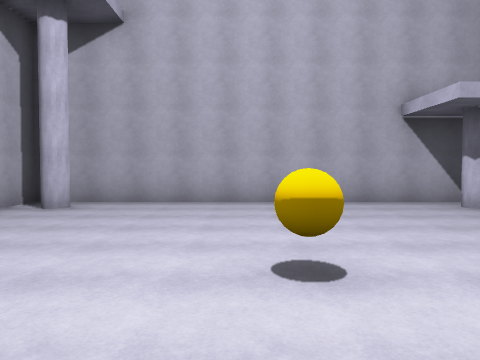
view 1 (above)

15 first-person views from a walk through a scene from a Unity 3-D project. The camera is 1.5 m above the floor, tilts 2° down and sees 70° across. The floor is counted in squares, 2 m on a side. Each view is taken from the middle of a square. On the plan, view 1 faces up. The plan holds only what a view shows up to about 11 squares ahead; the rest is blank. The place goes on beyond the plan. The player character is not drawn.

view 2
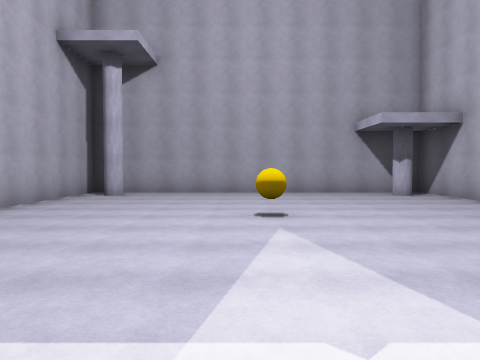

view 3
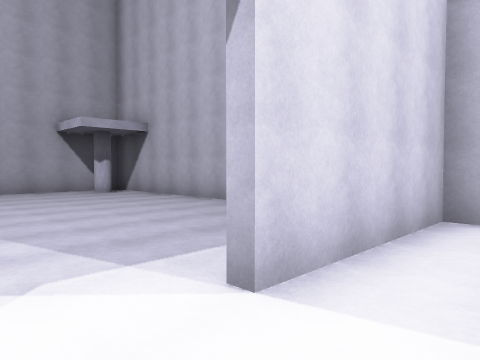

view 4
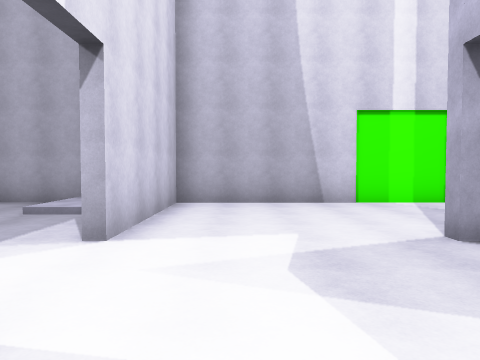

view 5
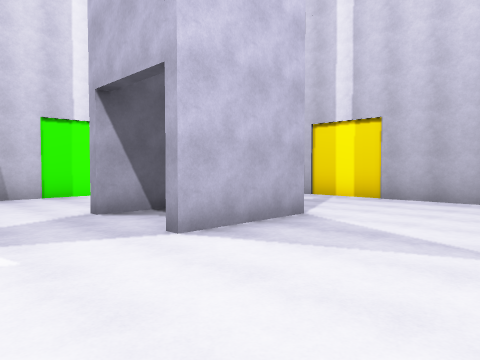

view 6
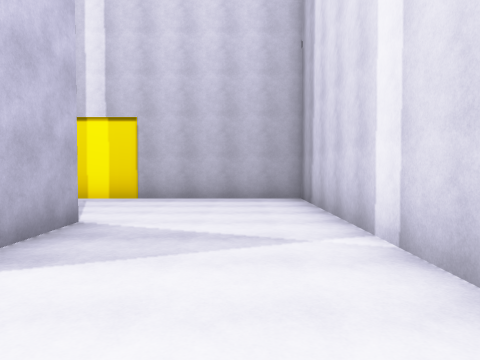

view 7
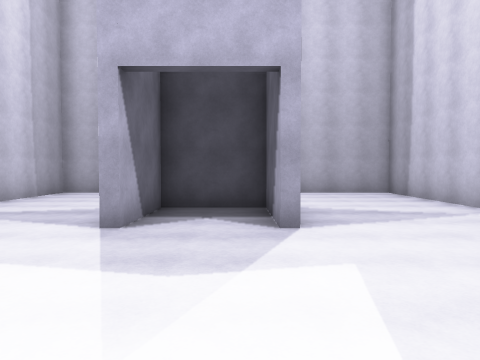

view 8
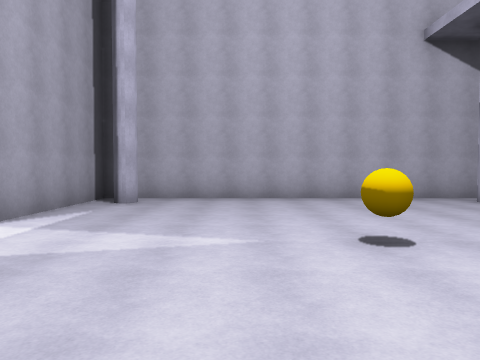

view 9
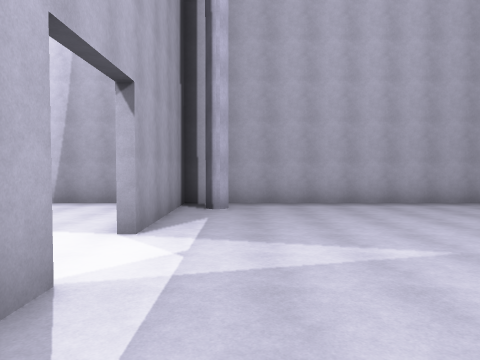

view 10
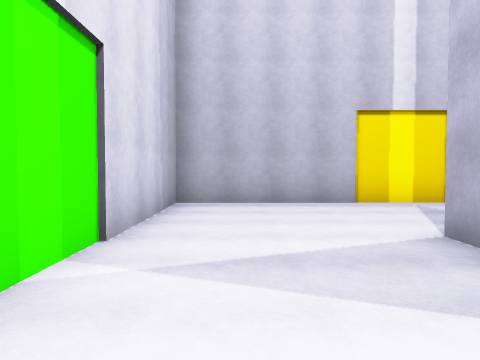

view 11
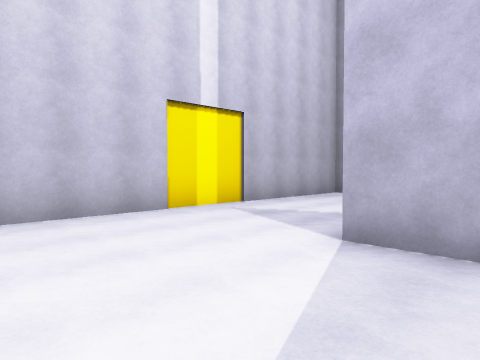

view 12
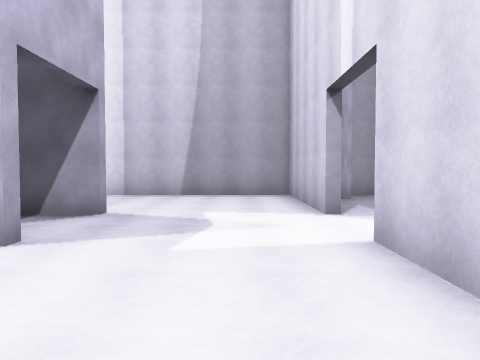

view 13
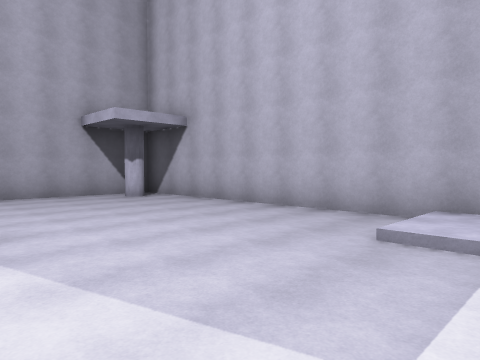

view 14
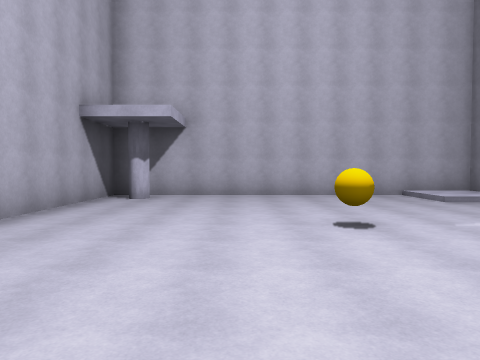

view 15
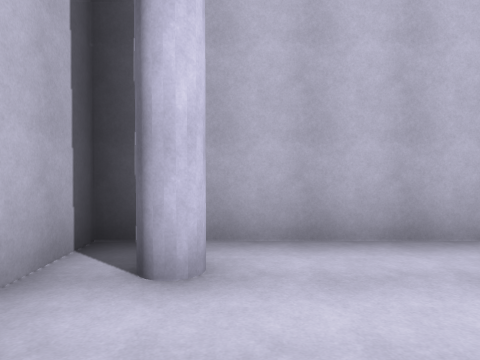

### Floor plan
Ten units are one square. View 1 is at (0, 0); x grows to the right and y downward. Boxes are objects, and circles mark ways between rooms. Rooms are numbered by the first view taken in them; rooms with no view inside come last. Other rooms are left out.
<svg viewBox="-50 -80 110 209">
<path fill="none" stroke="#000" d="M15 24 21 24M55 25 55 -75 -45 -75 -45 24 -5 24M-5 62 -5 85 15 85 15 62M17 61 17 87M-8 89 -8 62M-5 26 -45 26 -45 124 55 124 55 26 15 26"/>
<rect x="-45" y="5" width="10" height="10" fill="#bbb"><title>other object</title></rect>
<rect x="-45" y="-75" width="10" height="10" fill="#bbb"><title>other object</title></rect>
<rect x="-5" y="-35" width="10" height="10" fill="#bbb"><title>other object</title></rect>
<rect x="35" y="-75" width="10" height="10" fill="#bbb"><title>other object</title></rect>
<circle cx="5" cy="20" r="3" fill="#2a7"/>
<text x="0" y="-30">1</text>
<text x="0" y="70">2</text>
</svg>
Room 1 opens to room 2.

Where each view was taken, in squares from view 1:
view 1: 0 up, 0 right, facing up
view 2: 3 down, 0 right, facing up
view 3: 4 down, 0 right, facing up-right
view 4: 4 down, 2 left, facing right
view 5: 4 down, 4 left, facing down-right
view 6: 4 down, 3 left, facing down
view 7: 2 down, 0 right, facing down
view 8: 1 up, 4 right, facing left
view 9: 1 down, 4 right, facing left
view 10: 5 down, 4 right, facing down
view 11: 7 down, 5 right, facing down-left
view 12: 4 down, 5 right, facing left
view 13: 2 down, 0 right, facing up-right
view 14: 4 up, 4 left, facing right
view 15: 4 up, 3 left, facing up
